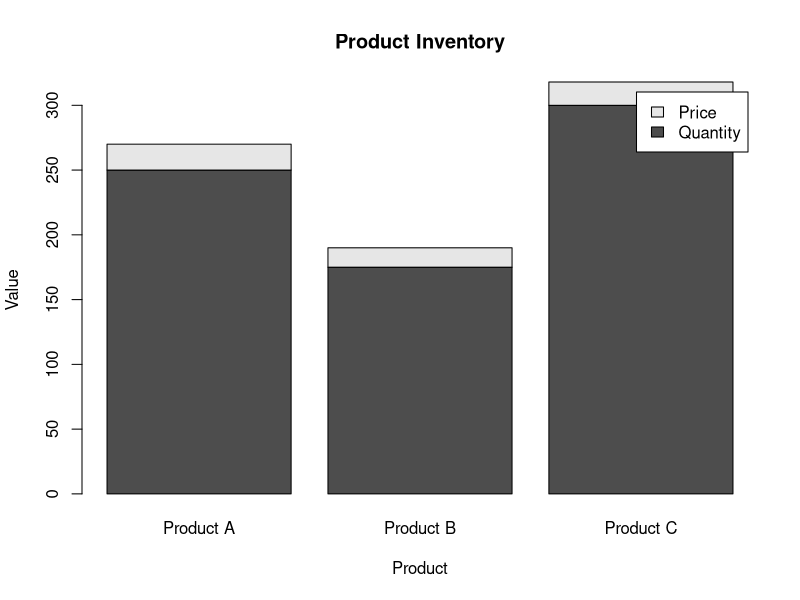

Write R code to recreate this figure.
data<-data.frame(Product=c("Product A","Product B","Product C"),
                 Quantity=c(250,175,300),
                 Price=c(20,15,18))
barplot(rbind(data$Quantity,data$Price),
        names.arg=data$Product,main="Product Inventory",
        xlab="Product",ylab="Value",legend.text=c("Quantity","Price"))
